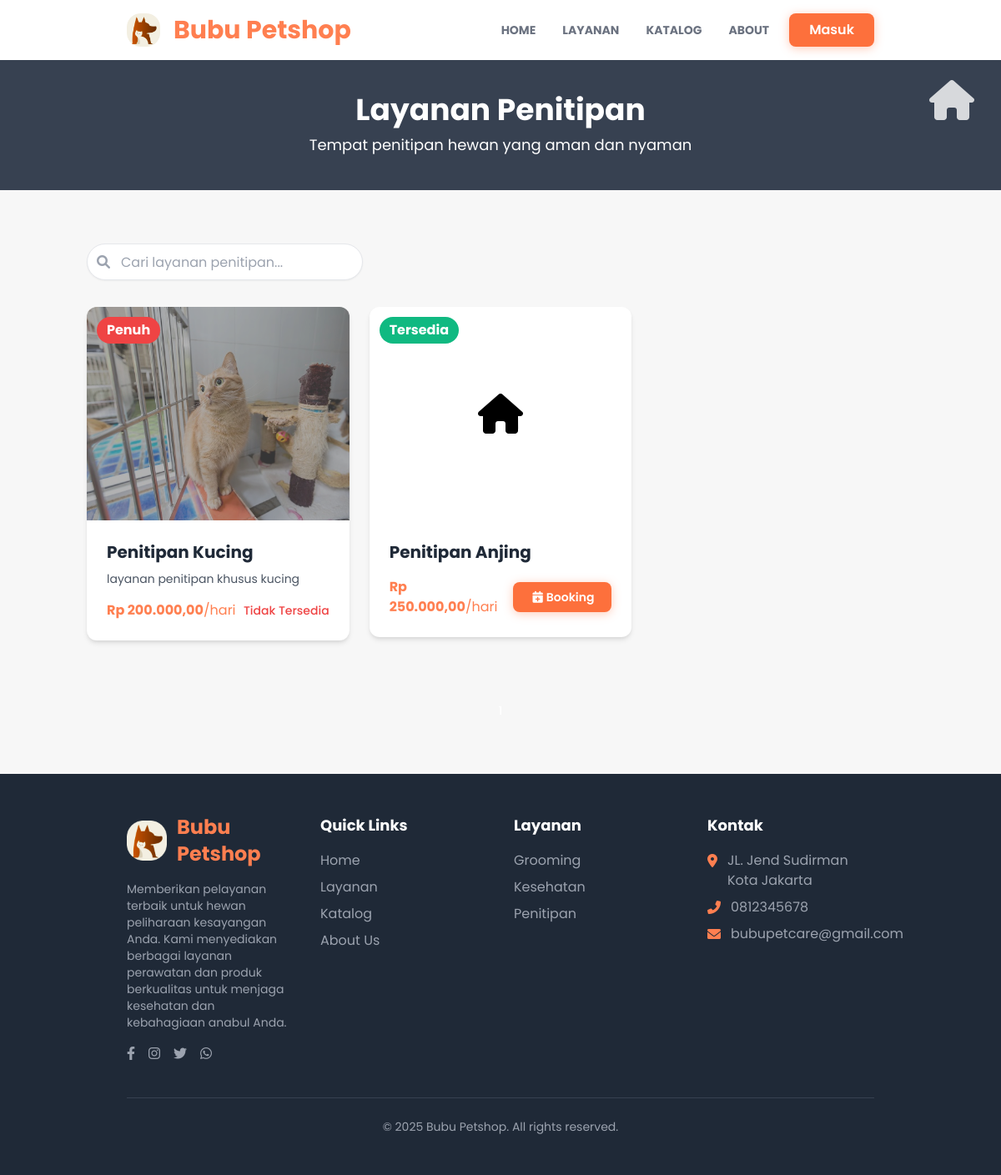
The page /layanan/penitipan on the database its author committed.
### detailpetcare/models.py (models this page shows, shortened)
class DetailPetcare(models.Model):
    id = models.AutoField(primary_key=True)
    nama_petcare = models.CharField(max_length=50)
    tlp_petcare = models.CharField(max_length=20)
    email_petcare = models.CharField(max_length=100)
    alamat_petcare = models.TextField(blank=True, null=True)
    maps_petcare = models.CharField(max_length=1000, blank=True, null=True)
    deskripsi_petcare = models.TextField(blank=True, null=True)
    rekening_petcare = models.CharField(max_length=100, blank=True, null=True)
    pemilik_rekening = models.CharField(max_length=100, blank=True, null=True)
    nama_bank = models.CharField(max_length=100, blank=True, null=True)
    class Meta:
        db_table = 'detail_petcare'
        verbose_name_plural = "Detail Petcare"

### layanan/models.py (models this page shows, shortened)
class LayananPenitipan(models.Model):
    id_penitipan = models.AutoField(primary_key=True)
    jenis_penitipan = models.CharField(max_length=100)
    harga_penitipan = models.DecimalField(max_digits=8, decimal_places=2)
    kapasitas_penitipan = models.IntegerField()
    deskripsi_penitipan = models.TextField()
    foto_penitipan = models.ImageField(upload_to=layanan_image_upload_path, blank=True, null=True)
    class Meta:
        db_table = 'layanan_penitipan'
        verbose_name_plural = "Layanan Penitipan"

### layanan/views.py (the view)
# urls.py: path("penitipan", views.layanan_penitipan, name="layanan_penitipan"),
def layanan_penitipan(request):
    penitipan_services = LayananPenitipan.objects.all()
    context = {
        'title': "Layanan Penitipan",
        'penitipan_services': penitipan_services,
    }
    return render(request, 'layanan/penitipan.html', context)

### user/context_processors.py (called while the page is built)
def detail_petcare(request):
    try:
        detail = DetailPetcare.objects.first()
    except Exception:
        detail = None
    return {'detail_petcare': detail}

def current_route(request):
    match = request.resolver_match
    return {
        'namespace': match.namespace if match else '',
        'url_name': match.url_name if match else ''
    }

### templates/layanan/penitipan.html (shortened to what this page needs)
{% extends "base.html" %}{% load static %}
{% load humanize %}
{% block content %}
<div class="bg-gray-700 py-10 px-4 relative">
  <div class="container mx-auto text-center">
    <h1 class="text-4xl font-bold text-white mb-2">Layanan Penitipan</h1>
    <p class="text-white text-lg">Tempat penitipan hewan yang aman dan nyaman</p>
  </div>
  <i class="fas fa-home absolute top-6 right-8 sm:right-8 text-white opacity-80 text-4xl md:text-5xl section-icon"></i>
</div>
<section class="py-16">
  <div class="container mx-auto px-4">
    <div class="flex flex-col md:flex-row justify-between items-center mb-8">
      <div class="w-full md:w-1/3 mb-4 md:mb-0">
        <div class="search-container">
          <input type="text" id="service-search" class="search-input" placeholder="Cari layanan penitipan...">
        </div>
      </div>
    </div>
    <div
      class="grid grid-cols-1 xs:grid-cols-1 sm:grid-cols-2 lg:grid-cols-3 xl:grid-cols-4 gap-3 sm:gap-4 md:gap-6 mb-10"
      id="service-grid">
      {% for service in penitipan_services %}
      <div class="service-card group">
        <div class="bg-white rounded-xl overflow-hidden shadow-md hover:shadow-xl transition-all duration-300">
          <div class="relative">
            {% if service.kapasitas_penitipan > 0 %}
            <span
              class="absolute top-2 left-2 md:top-3 md:left-3 z-10 bg-green-500 text-white text-[10px] xs:text-xs font-bold px-2 py-0.5 md:px-3 md:py-1 rounded-full">Tersedia</span>
            {% else %}
            <span
              class="absolute top-2 left-2 md:top-3 md:left-3 z-10 bg-red-500 text-white text-[10px] xs:text-xs font-bold px-2 py-0.5 md:px-3 md:py-1 rounded-full">Penuh</span>
            {% endif %}
            <div class="relative overflow-hidden">
              {% if service.foto_penitipan %}
              <img src="{{ service.foto_penitipan.url }}" alt="{{ service.jenis_penitipan }}"
                class="w-full h-36 sm:h-48 md:h-56 lg:h-64 object-cover transform group-hover:scale-105 transition-transform duration-300 {% if service.kapasitas_penitipan == 0 %}opacity-70{% endif %}" />
              {% else %}
              <div class="w-full h-36 sm:h-48 md:h-56 lg:h-64 bg-orange-100 flex items-center justify-center">
                <i class="fas fa-home text-orange-300 text-3xl md:text-5xl"></i>
              </div>
              {% endif %}
              <div
                class="absolute inset-0 bg-black opacity-0 group-hover:opacity-20 transition-opacity duration-300 {% if service.kapasitas_penitipan == 0 %}opacity-30{% endif %}">
              </div>
            </div>
          </div>
          <div class="p-3 xs:p-4 md:p-6">
            <h3 class="text-sm xs:text-base md:text-lg lg:text-xl font-bold text-gray-800 mb-1 md:mb-2 line-clamp-2">
              {{ service.jenis_penitipan }}
            </h3>
            <p class="text-xs md:text-sm text-gray-600 mb-2 md:mb-4 line-clamp-2 sm:line-clamp-3">
              {{ service.deskripsi_penitipan }}</p>
            <div class="flex xs:flex-col md:flex-row justify-between items-center mt-2 md:mt-4">
              <p class="text-md font-bold text-orange-theme">
                Rp {{ service.harga_penitipan|intcomma }}<span class="text-[10px] xs:text-xs font-normal">/hari</span>
              </p>
              {% if service.kapasitas_penitipan > 0 %}
              <a href="{% url 'bookinglayanan:tambah_booking' %}?tipe=sitting&id={{ service.id_penitipan }}"
                class="bg-orange-500 btn-modern hover:bg-orange-600 text-white text-[10px] xs:text-xs md:text-sm font-medium rounded-md px-2 py-1 xs:px-2.5 md:px-3 md:py-1.5 flex items-center transition duration-300">
                <i class="fas fa-calendar-plus mr-1"></i>Booking
              </a>
              {% else %}
              <span class="text-red-500 text-[10px] xs:text-xs md:text-sm font-medium">Tidak Tersedia</span>
              {% endif %}
            </div>
          </div>
        </div>
      </div>
      {% endfor %}
    </div>
    <div class="flex justify-center mt-10">
      <ul class="pagination" id="pagination">
      </ul>
    </div>
  </div>
</section>
{% endblock content %}

### templates/snippets/navbar.html (shortened to what this page needs)
{% load static %}
<nav id="navbar" class="bg-white py-4 shadow-md transition-all duration-300 ease-in-out">
  <div class="container mx-auto px-8 md:px-16 flex items-center">
    <a href="#" class="flex items-center flex-shrink-0">
      <img src="{% static 'base-img/icon.png' %}" alt="Bubu Petshop Logo" class="w-8 md:w-10 mr-2 md:mr-4" />
      <span class="text-xl md:text-3xl font-bold text-orange-theme rounded-md">{{ detail_petcare.nama_petcare }}</span>
    </a>
    <div id="navbar-menu" class="navbar-menu hidden lg:flex lg:items-center lg:w-auto w-full">
      <div class="text-sm lg:flex lg:mr-4">
        <a href="{% url 'home:index' %}"
          class="block mt-4 lg:inline-block lg:mt-0 text-gray-500 font-bold uppercase hover-text-orange-theme mr-4 p-2 rounded-md transition-colors duration-200 {% if namespace == 'home' %}text-orange-theme{% endif %}">HOME</a>
        <a href="{% url 'home:index' %}#layanan"
          class="block mt-4 lg:inline-block lg:mt-0 text-gray-500 font-bold uppercase hover-text-orange-theme mr-4 p-2 rounded-md transition-colors duration-200">LAYANAN
          <a href="{% url 'home:index' %}#katalog"
            class="block mt-4 lg:inline-block lg:mt-0 text-gray-500 font-bold uppercase hover-text-orange-theme mr-4 p-2 rounded-md transition-colors duration-200">KATALOG</a>
          <a href="{% url 'home:index' %}#about"
            class="block mt-4 lg:inline-block lg:mt-0 text-gray-500 font-bold uppercase hover-text-orange-theme p-2 rounded-md transition-colors duration-200">ABOUT</a>
      </div>
      <div id="auth-section" class="user-auth-section w-full lg:w-auto flex justify-center items-center mt-4 lg:mt-0">
        {% if not user.is_authenticated %}
        <a href="{% url 'user:login' %}" class="btn-modern">
          Masuk
        </a>
        {% endif %}
      </div>
    </div>
  </div>
</nav>

### templates/snippets/footer.html
{% load static %}
<footer class="bg-gray-800 text-white py-12">
  <div class="container mx-auto px-4 md:px-8 lg:px-16">
    <div class="grid grid-cols-1 md:grid-cols-2 lg:grid-cols-4 gap-8">
      <div class="col-span-1 md:col-span-2 lg:col-span-1">
        <div class="flex items-center mb-4">
          <img src="{% static 'base-img/icon.png' %}" alt="Bubu Petshop Logo" class="w-12 mr-3">
          <span class="text-2xl font-bold text-orange-theme">{{ detail_petcare.nama_petcare }}</span>
        </div>
        <p class="text-sm text-gray-400 mb-4">
          Memberikan pelayanan terbaik untuk hewan peliharaan kesayangan Anda. Kami menyediakan berbagai layanan
          perawatan dan produk berkualitas untuk menjaga kesehatan dan kebahagiaan anabul Anda.
        </p>
        <div class="flex space-x-4">
          <a href="#" class="text-gray-400 hover:text-orange-theme transition-colors duration-300">
            <i class="fab fa-facebook-f"></i>
          </a>
          <a href="#" class="text-gray-400 hover:text-orange-theme transition-colors duration-300">
            <i class="fab fa-instagram"></i>
          </a>
          <a href="#" class="text-gray-400 hover:text-orange-theme transition-colors duration-300">
            <i class="fab fa-twitter"></i>
          </a>
          <a href="#" class="text-gray-400 hover:text-orange-theme transition-colors duration-300">
            <i class="fab fa-whatsapp"></i>
          </a>
        </div>
      </div>
      <div>
        <h3 class="text-lg font-bold mb-4 text-white">Quick Links</h3>
        <ul class="space-y-2">
          <li><a href="{% url 'home:index' %}"
              class="text-gray-400 hover:text-orange-theme transition-colors duration-300">Home</a>
          </li>
          <li><a href="{% url 'home:index' %}#layanan"
              class="text-gray-400 hover:text-orange-theme transition-colors duration-300">Layanan</a>
          </li>
          <li><a href="{% url 'home:index' %}#katalog"
              class="text-gray-400 hover:text-orange-theme transition-colors duration-300">Katalog</a>
          </li>
          <li><a href="{% url 'home:index' %}#about"
              class="text-gray-400 hover:text-orange-theme transition-colors duration-300">About Us</a>
          </li>
        </ul>
      </div>
      <div>
        <h3 class="text-lg font-bold mb-4 text-white">Layanan</h3>
        <ul class="space-y-2">
          <li><a href="{% url 'bookinglayanan:index' %}"
              class="text-gray-400 hover:text-orange-theme transition-colors duration-300">Grooming</a></li>
          <li><a href="{% url 'bookinglayanan:index' %}"
              class="text-gray-400 hover:text-orange-theme transition-colors duration-300">Kesehatan</a></li>
          <li><a href="{% url 'bookinglayanan:index' %}"
              class="text-gray-400 hover:text-orange-theme transition-colors duration-300">Penitipan</a></li>
        </ul>
      </div>
      <div>
        <h3 class="text-lg font-bold mb-4 text-white">Kontak</h3>
        <ul class="space-y-2">
          <li class="flex items-start">
            <i class="fas fa-map-marker-alt text-orange-theme mt-1 mr-3"></i>
            <span class="text-gray-400">{{ detail_petcare.alamat_petcare }}</span>
          </li>
          <li class="flex items-center">
            <i class="fas fa-phone-alt text-orange-theme mr-3"></i>
            <span class="text-gray-400">{{ detail_petcare.tlp_petcare }}</span>
          </li>
          <li class="flex items-center">
            <i class="fas fa-envelope text-orange-theme mr-3"></i>
            <span class="text-gray-400">{{ detail_petcare.email_petcare }}</span>
          </li>
        </ul>
      </div>
    </div>
    <div class="border-t border-gray-700 mt-10 pt-6 text-center text-gray-400 text-sm">
      <p>&copy; 2025 Bubu Petshop. All rights reserved.</p>
    </div>
  </div>
</footer>

### static/css/style.css (style rules this page uses)
html { scroll-behavior: smooth; }
body { font-family: 'Poppins', sans-serif; background-color: #f7f7f7; overflow-x: hidden; }
.text-orange-theme { color: #FF7F50; }
.btn-modern { background-color: #fd703c; color: white; font-weight: 600; padding: 0.5rem 1.5rem; border-radius: 0.5rem; box-shadow: 0 2px 12px rgba(255, 127, 80, 0.4); transition: all 0.3s ease; border: none; outline: none; position: relative; overflow: hidden; cursor: pointer; display: inline-block; text-align: center; white-space: nowrap; }
.section-icon { animation: float 6s ease-in-out infinite; }
.pagination { display: flex; justify-content: center; margin-top: 2rem; padding: 0; list-style: none; }
.search-container { position: relative; }
.search-input { padding-left: 2.5rem; padding-right: 1rem; height: 2.75rem; border-radius: 9999px; width: 100%; border: 1px solid #e5e7eb; box-shadow: 0 1px 2px rgba(0, 0, 0, 0.05); }

### rows shown on the page
DetailPetcare: nama_petcare "Bubu Petshop", alamat_petcare "JL. Jend Sudirman Kota Jakarta", tlp_petcare "0812345678", email_petcare "bubupetcare@gmail.com"
LayananPenitipan: kapasitas_penitipan "Penuh", foto_penitipan (picture), jenis_penitipan "Penitipan Kucing", deskripsi_penitipan "layanan penitipan khusus kucing", harga_penitipan "200.000,00"
LayananPenitipan: kapasitas_penitipan "Tersedia", jenis_penitipan "Penitipan Anjing", harga_penitipan "250.000,00"
